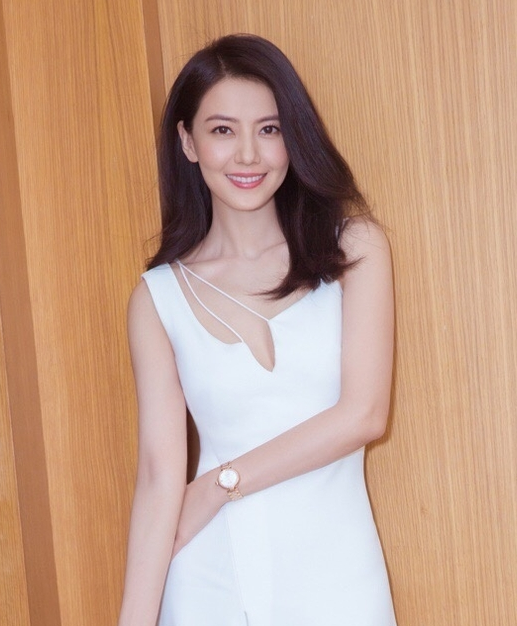
#> input picture images/yuan_test.png, 517 x 626 px, found by its file name
$ python '117-图像均值漂移分割.py'
#> lines starting #> are read from the running program, lines starting #| are printed output that depends on the picture
"""
图像均值漂移分割
"""

import cv2 as cv

src = cv.imread("images/yuan_test.png")
#> src is the input picture: shape (626, 517, 3); mean B, G, R 137.9, 159.7, 195.7
cv.imshow("input", src)
dst = cv.pyrMeanShiftFiltering(src, 25, 40, None, 2)
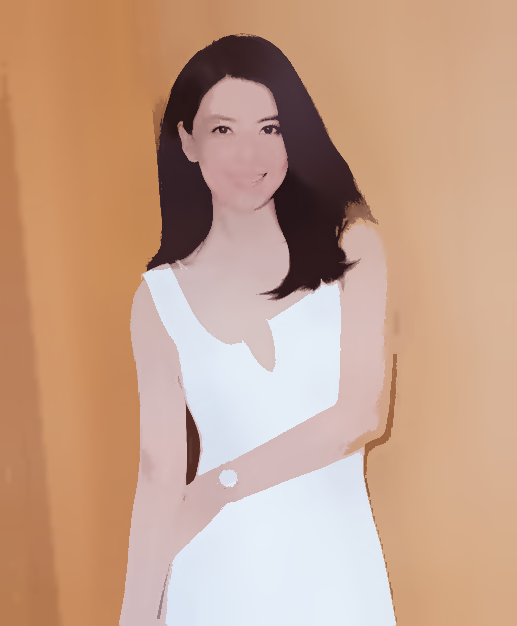
#> dst: shape (626, 517, 3); mean B, G, R 138.7, 160.6, 196.6
cv.imshow("result", dst)

cv.waitKey(0)
cv.destroyAllWindows()

$ run again, with images/basketball1.png copied over images/yuan_test.png
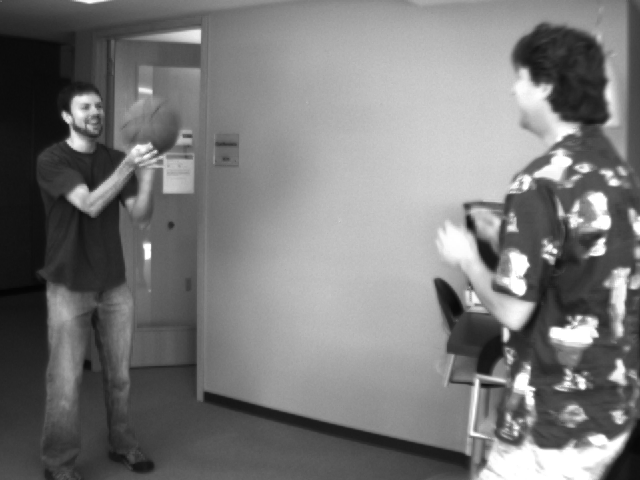
#> input picture images/basketball1.png, 640 x 480 px, found by its file name
#> src is the input picture: shape (480, 640, 3); min 4, max 255, mean 120.3
#> `dst = cv.pyrMeanShiftFiltering(src, 25, 40, None, 2)`:
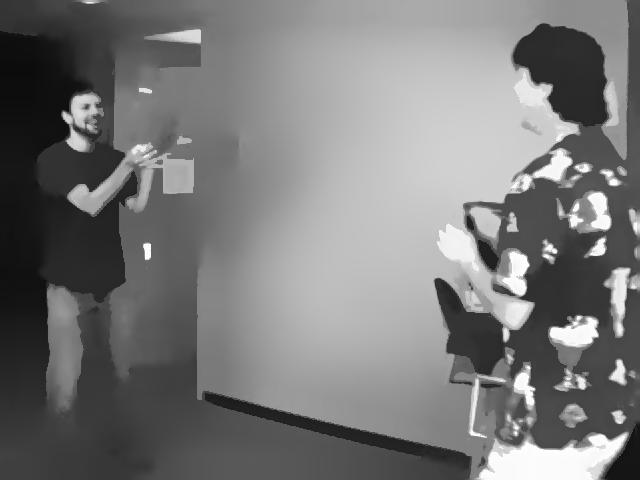
#> dst: shape (480, 640, 3); min 12, max 253, mean 120.2
